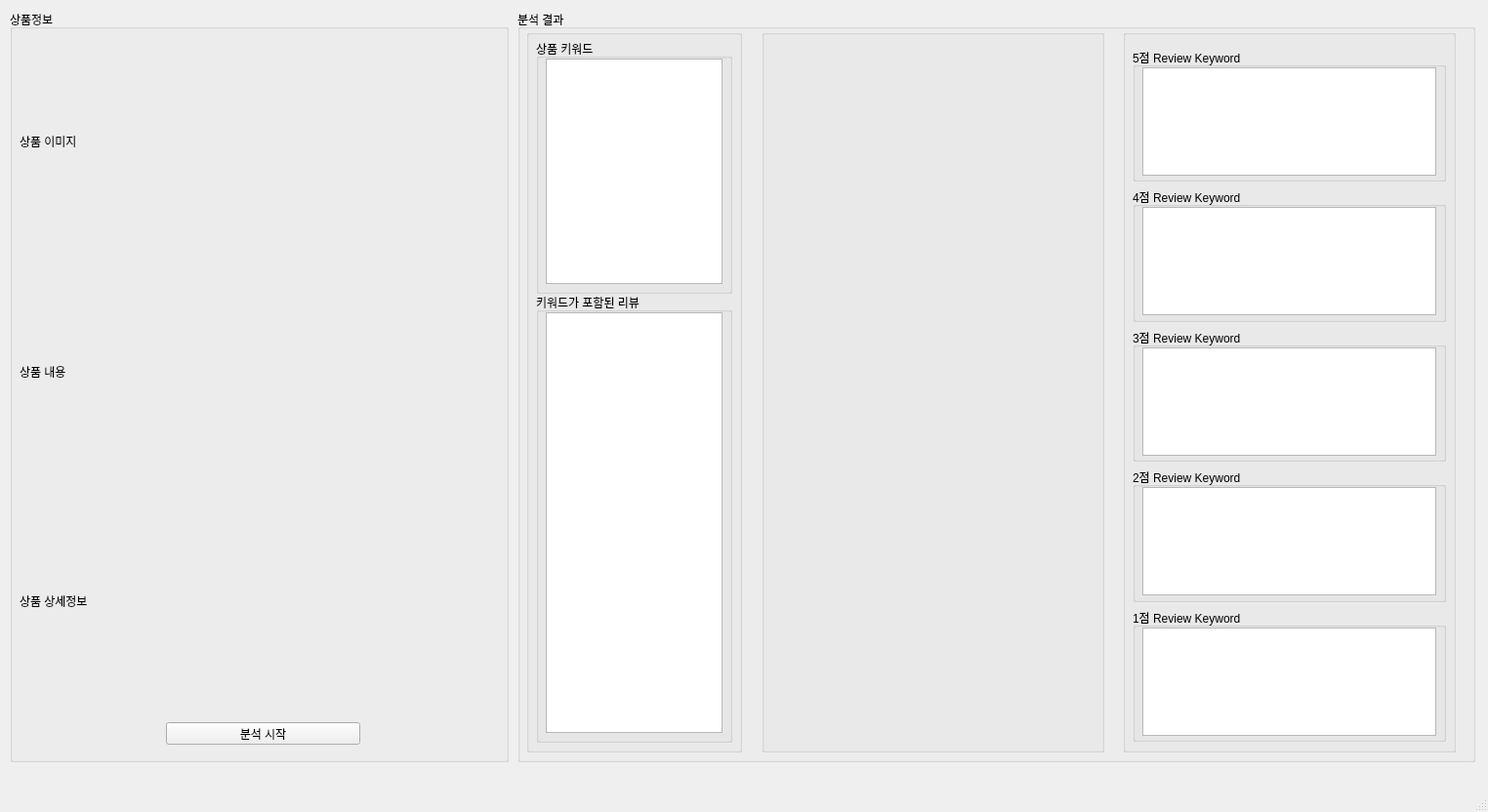
<?xml version="1.0" encoding="UTF-8"?>
<ui version="4.0">
 <class>MainWindow</class>
 <widget class="QMainWindow" name="MainWindow">
  <property name="geometry">
   <rect>
    <x>0</x>
    <y>0</y>
    <width>1524</width>
    <height>832</height>
   </rect>
  </property>
  <property name="windowTitle">
   <string>MainWindow</string>
  </property>
  <widget class="QWidget" name="centralwidget">
   <widget class="QGroupBox" name="prod">
    <property name="geometry">
     <rect>
      <x>10</x>
      <y>10</y>
      <width>511</width>
      <height>771</height>
     </rect>
    </property>
    <property name="sizePolicy">
     <sizepolicy hsizetype="Fixed" vsizetype="Preferred">
      <horstretch>0</horstretch>
      <verstretch>0</verstretch>
     </sizepolicy>
    </property>
    <property name="baseSize">
     <size>
      <width>510</width>
      <height>0</height>
     </size>
    </property>
    <property name="title">
     <string>상품정보</string>
    </property>
    <widget class="QWidget" name="verticalLayoutWidget">
     <property name="geometry">
      <rect>
       <x>10</x>
       <y>20</y>
       <width>491</width>
       <height>701</height>
      </rect>
     </property>
     <layout class="QVBoxLayout" name="info_box">
      <item>
       <widget class="QLabel" name="img_label">
        <property name="enabled">
         <bool>true</bool>
        </property>
        <property name="sizePolicy">
         <sizepolicy hsizetype="Minimum" vsizetype="Minimum">
          <horstretch>0</horstretch>
          <verstretch>0</verstretch>
         </sizepolicy>
        </property>
        <property name="baseSize">
         <size>
          <width>492</width>
          <height>492</height>
         </size>
        </property>
        <property name="text">
         <string>상품 이미지</string>
        </property>
       </widget>
      </item>
      <item>
       <widget class="QLabel" name="prod__info">
        <property name="text">
         <string>상품 내용</string>
        </property>
       </widget>
      </item>
      <item>
       <widget class="QLabel" name="detail_info">
        <property name="text">
         <string>상품 상세정보</string>
        </property>
       </widget>
      </item>
     </layout>
    </widget>
    <widget class="QPushButton" name="pushButton">
     <property name="geometry">
      <rect>
       <x>160</x>
       <y>730</y>
       <width>199</width>
       <height>23</height>
      </rect>
     </property>
     <property name="text">
      <string>분석 시작</string>
     </property>
    </widget>
   </widget>
   <widget class="QGroupBox" name="analysis">
    <property name="geometry">
     <rect>
      <x>530</x>
      <y>10</y>
      <width>981</width>
      <height>771</height>
     </rect>
    </property>
    <property name="title">
     <string>분석 결과</string>
    </property>
    <widget class="QGroupBox" name="analysis_box">
     <property name="geometry">
      <rect>
       <x>9</x>
       <y>20</y>
       <width>221</width>
       <height>741</height>
      </rect>
     </property>
     <property name="title">
      <string/>
     </property>
     <widget class="QGroupBox" name="groupBox_3">
      <property name="geometry">
       <rect>
        <x>10</x>
        <y>10</y>
        <width>201</width>
        <height>261</height>
       </rect>
      </property>
      <property name="title">
       <string>상품 키워드</string>
      </property>
      <widget class="QListWidget" name="prod_keyword">
       <property name="geometry">
        <rect>
         <x>10</x>
         <y>20</y>
         <width>181</width>
         <height>231</height>
        </rect>
       </property>
       <property name="sizePolicy">
        <sizepolicy hsizetype="Fixed" vsizetype="Maximum">
         <horstretch>0</horstretch>
         <verstretch>0</verstretch>
        </sizepolicy>
       </property>
      </widget>
     </widget>
     <widget class="QGroupBox" name="groupBox_4">
      <property name="geometry">
       <rect>
        <x>10</x>
        <y>270</y>
        <width>201</width>
        <height>461</height>
       </rect>
      </property>
      <property name="title">
       <string>키워드가 포함된 리뷰</string>
      </property>
      <widget class="QListWidget" name="keyword_in_review">
       <property name="geometry">
        <rect>
         <x>10</x>
         <y>20</y>
         <width>181</width>
         <height>431</height>
        </rect>
       </property>
      </widget>
     </widget>
    </widget>
    <widget class="QGroupBox" name="analysis_box2">
     <property name="geometry">
      <rect>
       <x>250</x>
       <y>20</y>
       <width>351</width>
       <height>741</height>
      </rect>
     </property>
     <property name="title">
      <string/>
     </property>
     <widget class="QWidget" name="verticalLayoutWidget_2">
      <property name="geometry">
       <rect>
        <x>9</x>
        <y>9</y>
        <width>331</width>
        <height>721</height>
       </rect>
      </property>
      <layout class="QVBoxLayout" name="verticalLayout_2">
       <item>
        <layout class="QVBoxLayout" name="wordcloud">
         <item>
          <widget class="QLabel" name="wordcloud_img">
           <property name="text">
            <string/>
           </property>
          </widget>
         </item>
        </layout>
       </item>
       <item>
        <layout class="QVBoxLayout" name="bar_chart_layout">
         <item>
          <widget class="QLabel" name="bar_chart_img">
           <property name="text">
            <string/>
           </property>
          </widget>
         </item>
        </layout>
       </item>
       <item>
        <layout class="QVBoxLayout" name="pie_chart"/>
       </item>
      </layout>
     </widget>
    </widget>
    <widget class="QGroupBox" name="analysis_box3">
     <property name="geometry">
      <rect>
       <x>620</x>
       <y>20</y>
       <width>341</width>
       <height>741</height>
      </rect>
     </property>
     <property name="title">
      <string/>
     </property>
     <widget class="QWidget" name="verticalLayoutWidget_3">
      <property name="geometry">
       <rect>
        <x>10</x>
        <y>19</y>
        <width>321</width>
        <height>711</height>
       </rect>
      </property>
      <layout class="QVBoxLayout" name="verticalLayout_3">
       <item>
        <widget class="QGroupBox" name="five_rating">
         <property name="title">
          <string>5점 Review Keyword</string>
         </property>
         <widget class="QListWidget" name="five_rating_view">
          <property name="geometry">
           <rect>
            <x>10</x>
            <y>20</y>
            <width>301</width>
            <height>111</height>
           </rect>
          </property>
         </widget>
        </widget>
       </item>
       <item>
        <widget class="QGroupBox" name="four_rating">
         <property name="title">
          <string>4점 Review Keyword</string>
         </property>
         <widget class="QListWidget" name="four_rating_view">
          <property name="geometry">
           <rect>
            <x>10</x>
            <y>20</y>
            <width>301</width>
            <height>111</height>
           </rect>
          </property>
         </widget>
        </widget>
       </item>
       <item>
        <widget class="QGroupBox" name="thr_rating">
         <property name="title">
          <string>3점 Review Keyword</string>
         </property>
         <widget class="QListWidget" name="thr_rating_view">
          <property name="geometry">
           <rect>
            <x>10</x>
            <y>20</y>
            <width>301</width>
            <height>111</height>
           </rect>
          </property>
         </widget>
        </widget>
       </item>
       <item>
        <widget class="QGroupBox" name="two_rating">
         <property name="title">
          <string>2점 Review Keyword</string>
         </property>
         <widget class="QListWidget" name="two_rating_view">
          <property name="geometry">
           <rect>
            <x>10</x>
            <y>20</y>
            <width>301</width>
            <height>111</height>
           </rect>
          </property>
         </widget>
        </widget>
       </item>
       <item>
        <widget class="QGroupBox" name="one_rating">
         <property name="title">
          <string>1점 Review Keyword</string>
         </property>
         <widget class="QListWidget" name="one_rating_view">
          <property name="geometry">
           <rect>
            <x>10</x>
            <y>20</y>
            <width>301</width>
            <height>111</height>
           </rect>
          </property>
         </widget>
        </widget>
       </item>
      </layout>
     </widget>
    </widget>
   </widget>
  </widget>
  <widget class="QMenuBar" name="menubar">
   <property name="geometry">
    <rect>
     <x>0</x>
     <y>0</y>
     <width>1524</width>
     <height>21</height>
    </rect>
   </property>
  </widget>
  <widget class="QStatusBar" name="statusbar"/>
 </widget>
 <resources/>
 <connections>
  <connection>
   <sender>pushButton</sender>
   <signal>clicked()</signal>
   <receiver>MainWindow</receiver>
   <slot>analysis_btn()</slot>
   <hints>
    <hint type="sourcelabel">
     <x>250</x>
     <y>771</y>
    </hint>
    <hint type="destinationlabel">
     <x>336</x>
     <y>809</y>
    </hint>
   </hints>
  </connection>
  <connection>
   <sender>prod_keyword</sender>
   <signal>itemClicked(QListWidgetItem*)</signal>
   <receiver>MainWindow</receiver>
   <slot>keywordToreview()</slot>
   <hints>
    <hint type="sourcelabel">
     <x>698</x>
     <y>164</y>
    </hint>
    <hint type="destinationlabel">
     <x>771</x>
     <y>28</y>
    </hint>
   </hints>
  </connection>
 </connections>
 <slots>
  <slot>analysis_btn()</slot>
  <slot>keywordToreview()</slot>
 </slots>
</ui>
